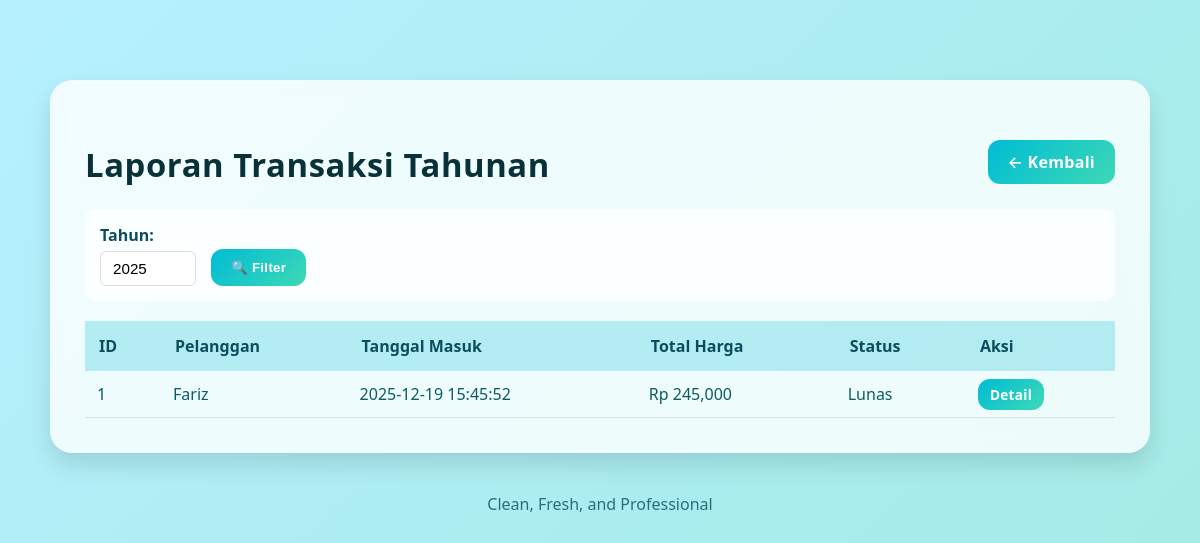
/app/Controllers/LaporanController.php?aksi=tahunan, run on the app's committed database.
### tables this page shows
CREATE TABLE `pelanggan` (
  `id_pelanggan` int(11) NOT NULL,
  `nama` varchar(100) NOT NULL,
  `no_hp` varchar(20) DEFAULT NULL,
  `alamat` text DEFAULT NULL,
  `deleted_at` datetime DEFAULT NULL
);

### core/Controller.php (called while the page is built, shortened)
<?php
class Controller {
    public function model($model) {
        return new $model;
    }
    public function view($path, $data = []) {
        extract($data);
        $viewFile = __DIR__ . "/../app/Views/$path.php";
        require_once $viewFile;
    }
}

### config/koneksi.php (called while the page is built, shortened)
<?php
class Database {
    private static $instance = null;
    public static function connect() {
        if (self::$instance === null) {
            try {
                self::$instance = new PDO(
                    "mysql:host=" . DB_HOST . ";dbname=" . DB_NAME . ";charset=utf8mb4",
                    DB_USER,
                    DB_PASS,
                    [
                        PDO::ATTR_ERRMODE => PDO::ERRMODE_EXCEPTION,
                        PDO::ATTR_DEFAULT_FETCH_MODE => PDO::FETCH_ASSOC,
                        PDO::ATTR_EMULATE_PREPARES => false
                    ]
                );
            } catch (PDOException $e) {
                die("Database Connection Error: " . $e->getMessage());
            }
        }
        return self::$instance;
    }
}

### core/Model.php (called while the page is built, shortened)
<?php
require_once __DIR__ . '/../config/koneksi.php';
require_once __DIR__ . '/QueryBuilder.php';
class Model {
    protected $db;
    protected $table;
    public function __construct() {
        $this->db = Database::connect();
    }
    protected function getQueryBuilder($table = null, $pk = 'id') {
        return new QueryBuilder($this->db, $table ?? $this->table, $pk);
    }
}

### core/QueryBuilder.php (called while the page is built, shortened)
<?php
class QueryBuilder {
    protected $pdo;
    public function __construct($pdo = null, $table = null, $pk = 'id') {
        $this->pdo = $pdo ?? $GLOBALS['db'] ?? null;
    }
    public function raw($sql, $params = []) {
        $stmt = $this->pdo->prepare($sql);
        $stmt->execute($params);
        return $stmt->fetchAll();
    }
}
?>

### app/Models/Transaksi.php (called while the page is built, shortened)
<?php
require_once __DIR__ . '/../../core/Model.php';
class Transaksi extends Model {
    protected $table = 'transaksi';
    protected $primaryKey = 'id_transaksi';
    public function getTransaksiTahunan($tahun) {
        $qb = $this->getQueryBuilder($this->table, $this->primaryKey);
        return $qb->raw(
            "SELECT
                p.id_pelanggan as id_transaksi,
                p.id_pelanggan,
                p.nama as nama_pelanggan,
                MAX(t.tanggal_masuk) as tanggal_masuk,
                SUM(
                    CASE
                        WHEN l.nama_layanan = 'Cuci Setrika Reguler' THEN l.berat * 10000
                        WHEN l.nama_layanan = 'Cuci Setrika Express' THEN l.berat * 15000
                        WHEN l.nama_layanan = 'Cuci Lipat Reguler' THEN l.berat * 8000
                        WHEN l.nama_layanan = 'Cuci Lipat Express' THEN l.berat * 12000
                        WHEN l.nama_layanan = 'Cuci Saja Reguler' THEN l.berat * 6000
                        WHEN l.nama_layanan = 'Cuci Saja Express' THEN l.berat * 10000
                        ELSE 0
                    END
                ) as total_harga,
                CASE
                    WHEN MIN(CASE WHEN LOWER(l.status) LIKE '%lunas%' THEN 1 ELSE 0 END) = 1 THEN 'Lunas'
                    ELSE 'Belum Lunas'
                END as status
            FROM layanan l
            JOIN detail_transaksi dt ON l.id_layanan = dt.id_layanan
            JOIN transaksi t ON dt.id_transaksi = t.id_transaksi
            JOIN pelanggan p ON l.id_pelanggan = p.id_pelanggan
            WHERE YEAR(t.tanggal_masuk) = ? AND t.deleted_at IS NULL
            GROUP BY p.id_pelanggan, p.nama
            ORDER BY MAX(l.id_layanan) DESC",
            [$tahun]
        );
    }
}

### app/Views/laporan/transaksi_tahunan.php (the view, shortened to what this page needs)
<!DOCTYPE html>
<html lang="id">
<head>
    <link rel="stylesheet" href="/bellaundry/public/assets/css/style.css">
</head>
<body>
<div class="container-crud">
    <div class="card-crud">
        <div style="display:flex; justify-content:space-between; align-items:center;">
            <h2 class="card-title">Laporan Transaksi Tahunan</h2>
            <a href="/bellaundry/app/Controllers/LaporanController.php?aksi=index" class="btn-gradient">← Kembali</a>
        </div>
        <div class="filter-form">
            <form method="GET" action="/bellaundry/app/Controllers/LaporanController.php" style="display:flex; gap:15px; align-items:flex-end;">
                <label>
                    Tahun:
                    <input type="number" name="tahun" value="<?= htmlspecialchars($tahun) ?>" min="2020" max="2099" required>
                </label>
                <button type="submit" class="btn-gradient">🔍 Filter</button>
            </form>
        </div>
        <table class="table-crud">
            <tr>
                <th>ID</th>
                <th>Pelanggan</th>
                <th>Tanggal Masuk</th>
                <th>Total Harga</th>
                <th>Status</th>
                <th>Aksi</th>
            </tr>
            <?php if (!empty($transaksi)):
                foreach ($transaksi as $row): ?>
                <tr>
                    <td><?= htmlspecialchars($row['id_transaksi']) ?></td>
                    <td><?= htmlspecialchars($row['nama_pelanggan'] ?? '-') ?></td>
                    <td><?= htmlspecialchars($row['tanggal_masuk']) ?></td>
                    <td>Rp <?= number_format($row['total_harga'], 0) ?></td>
                    <td><?= htmlspecialchars($row['status']) ?></td>
                    <td>
                        <a href="/bellaundry/app/Controllers/TransaksiController.php?aksi=detail&id_pelanggan=<?= $row['id_pelanggan'] ?>&laporan_type=tahunan&tahun=<?= $tahun ?>" class="btn-gradient" style="padding:6px 12px; font-size:0.85rem;">Detail</a>
                    </td>
                </tr>
            <?php endforeach;
            else: ?>
                <tr>
                    <td colspan="6" style="text-align:center; padding:20px; color:#999;">Tidak ada data transaksi untuk tahun ini</td>
                </tr>
            <?php endif; ?>
        </table>
    </div>
    <div class="footer-crud">
    Clean, Fresh, and Professional
    </div>
</div>
</body>
</html>

### public/assets/css/style.css (style rules this page uses)
body { margin: 0; padding: 0; font-family: var(--font-sans); background: #f4f6f9; }
:root { --font-sans: 'Poppins', system-ui, -apple-system, 'Segoe UI', Roboto, 'Helvetica Neue', Arial; --font-heading: 'Poppins', system-ui, -apple-system, 'Segoe UI', Roboto, 'Helvetica Neue', Arial; --muted: #6b8f95; }
body { font-family: var(--font-sans); background: linear-gradient(135deg, #b6f0ff, #9be9d8, #c3fff1); background-size: 300% 300%; animation: flowBg 12s ease infinite; margin: 0; padding: 0; color: #083238; }
.container-crud { max-width: 1100px; margin: 60px auto; padding: 20px; }
.card-crud { background: rgba(255,255,255,0.8); backdrop-filter: blur(10px); padding: 35px; border-radius: 22px; box-shadow: 0 12px 25px rgba(0,0,0,0.12); }
.card-title { font-family: var(--font-heading); font-size: 2.05rem; font-weight: 600; color: #083238; margin-bottom: 22px; letter-spacing: 0.6px; }
.btn-gradient { background: linear-gradient(135deg, #00bcd4, #3dd9b6); color: white; border: none; padding: 11px 20px; border-radius: 12px; cursor: pointer; font-weight: 600; transition: transform 0.22s ease, box-shadow 0.22s ease; text-decoration: none; letter-spacing: 0.3px; }
.table-crud { width: 100%; border-collapse: collapse; margin-top: 20px; }
.table-crud th { background: rgba(0, 188, 212, 0.25); padding: 14px; text-align: left; font-weight: 600; color: #0b4d5e; }
.table-crud td { padding: 12px; border-bottom: 1px solid #c8e8e6; color: #0c5b63; }
.footer-crud { margin-top: 40px; text-align: center; color: #0b4d5e; opacity: 0.8; }

### app/Views/laporan/transaksi_tahunan.php (style rules this page uses)
.filter-form { display: flex; gap: 15px; align-items: flex-end; margin-bottom: 20px; padding: 15px; background: rgba(255,255,255,0.8); border-radius: 10px; }
.filter-form label { display: flex; flex-direction: column; gap: 5px; font-weight: 600; color: #0b4d5e; }
.filter-form input { padding: 8px 12px; border: 1px solid #ddd; border-radius: 6px; font-size: 0.95rem; }

### data on the page
pelanggan: id_pelanggan "1", nama "Fariz", tanggal_masuk "2025-12-19 15:45:52", total_harga "245,000", status "Lunas"
